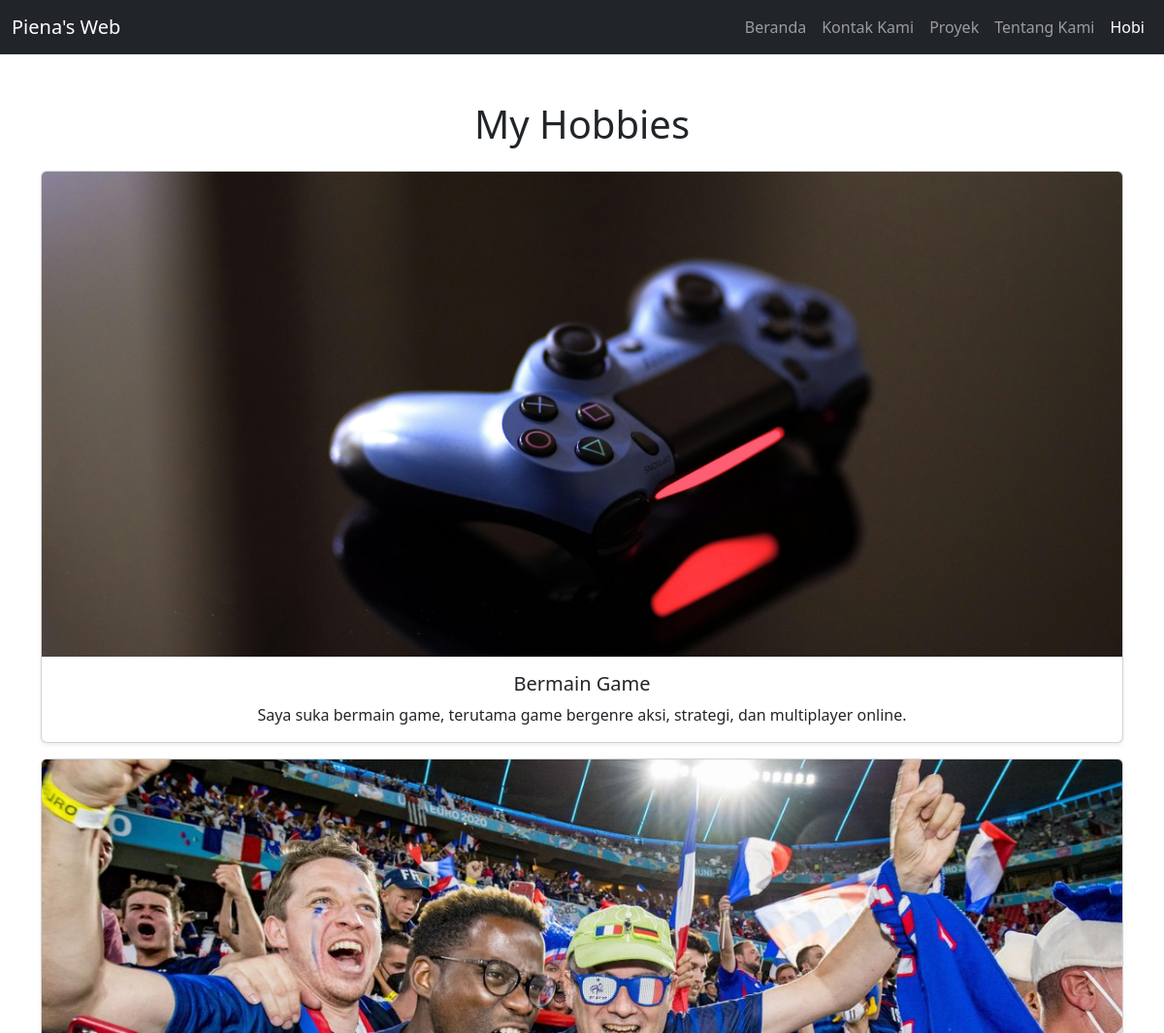
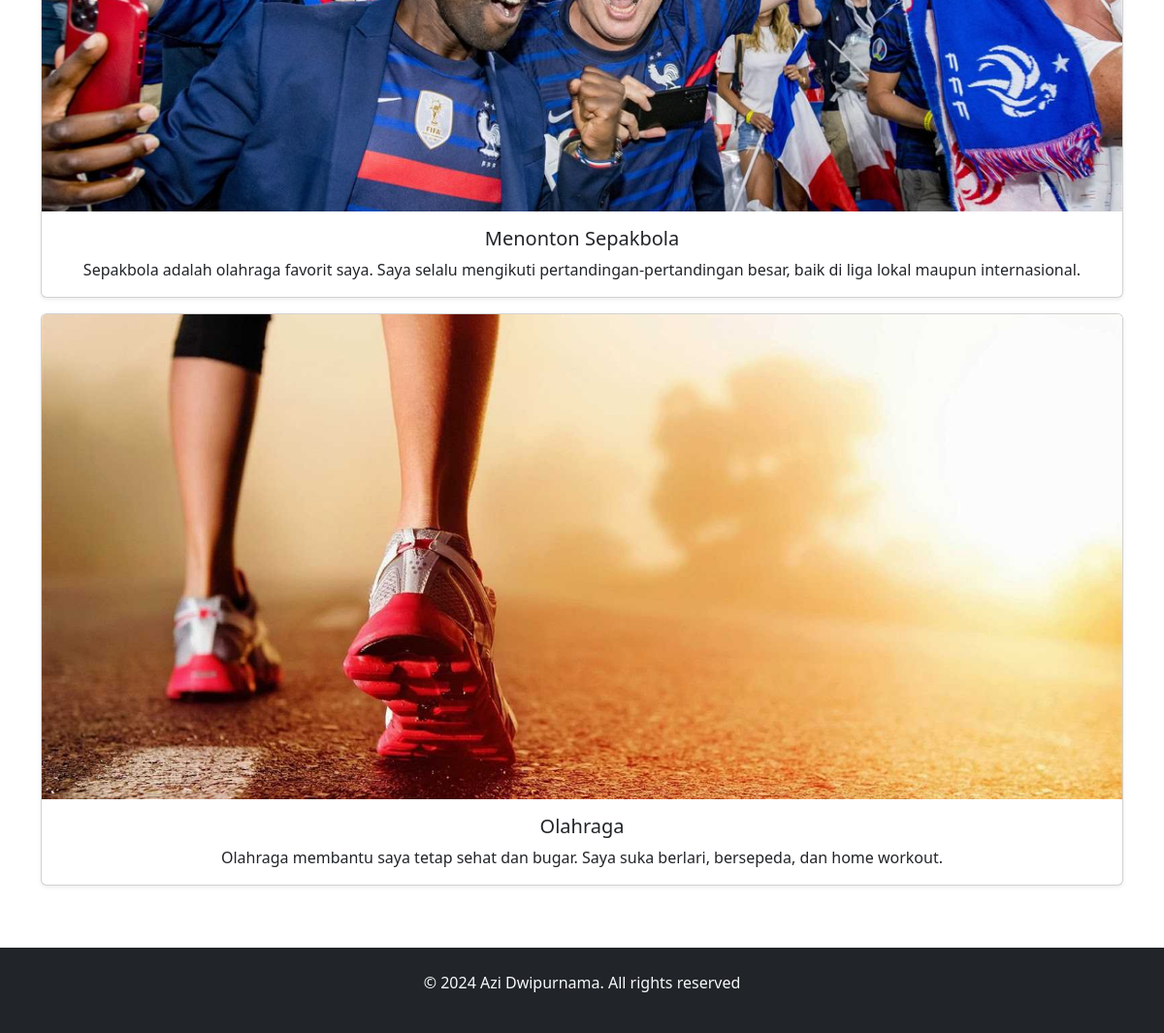
Screenshot of /hobby.php with the database file from the repository (2 pictures, top to bottom).
### tables this page shows
CREATE TABLE `hobby` (
  `id` int(11) NOT NULL,
  `gambar` varchar(255) NOT NULL,
  `judul` varchar(100) NOT NULL,
  `deskripsi` text NOT NULL
);

### hobby.php (the view, shortened to what this page needs)
<!DOCTYPE html>
<html lang="en">
<head>
    <link rel="stylesheet" href="https://cdnjs.cloudflare.com/ajax/libs/bootstrap/5.3.0/css/bootstrap.min.css">
    <link rel="stylesheet" href="https://cdnjs.cloudflare.com/ajax/libs/font-awesome/6.6.0/css/all.min.css">
</head>
<body>
    <nav class="navbar navbar-expand-lg navbar-dark bg-dark">
        <div class="container-fluid">
            <a class="navbar-brand" href="#">Piena's Web</a>
            <div class="collapse navbar-collapse" id="navbarNav">
                <ul class="navbar-nav ms-auto">
                    <li class="nav-item">
                        <a class="nav-link" href="index.php">Beranda</a>
                    </li>
                    <li class="nav-item">
                        <a class="nav-link" href="contactUs.php">Kontak Kami</a>
                    </li>
                    <li class="nav-item">
                        <a class="nav-link" href="projects.php">Proyek</a>
                    </li>
                    <li class="nav-item">
                        <a class="nav-link" href="aboutUs.php">Tentang Kami</a>
                    </li>
                    <li class="nav-item">
                        <a class="nav-link active" href="hobby.php">Hobi</a>
                    </li>
                </ul>
            </div>
        </div>
    </nav>
    <div class="container mt-5">
        <h1 class="text-center mb-4">My Hobbies</h1>
        <div class="row">
            <?php
            include 'koneksi.php';
            $sql = "SELECT gambar, judul, deskripsi FROM hobby";
            $result = $conn->query($sql);
            if ($result->num_rows > 0) {
                while($row = $result->fetch_assoc()) {
                    ?>
                    <div class="col-md-12 mb-3">
                        <div class="card shadow-sm d-flex justify-content-center">
                            <img src="<?= $row['gambar'] ?>" class="card-img-top mx-auto" alt="<?= $row['judul'] ?>" style="height: 500px; object-fit: cover;">
                            <div class="card-body text-center">
                                <h5 class="card-title"><?= $row['judul'] ?></h5>
                                <p class="card-text"><?= $row['deskripsi'] ?></p>
                            </div>
                        </div>
                    </div>
                    <?php
                }
            } else {
                echo "<p class='text-center'>Tidak ada hobi yang ditemukan.</p>";
            }
            ?>
        </div>
    </div>
    <?php include 'footer.php'; ?>
</body>
</html>

### footer.php (shortened to what this page needs)
<footer class="bg-dark text-light py-4 mt-5">
    <div class="container text-center">
        <p>&copy; 2024 Azi Dwipurnama. All rights reserved</p>
        </div>
</footer>

### rows the page displays
hobby: gambar (picture), judul "Bermain Game", deskripsi "Saya suka bermain game, terutama game bergenre aksi, strategi, dan multiplayer online."
hobby: gambar (picture), judul "Menonton Sepakbola", deskripsi "Sepakbola adalah olahraga favorit saya. Saya selalu mengikuti pertandingan-pertandingan besar, baik di liga lokal maupun internasional."
hobby: gambar (picture), judul "Olahraga", deskripsi "Olahraga membantu saya tetap sehat dan bugar. Saya suka berlari, bersepeda, dan home workout."
